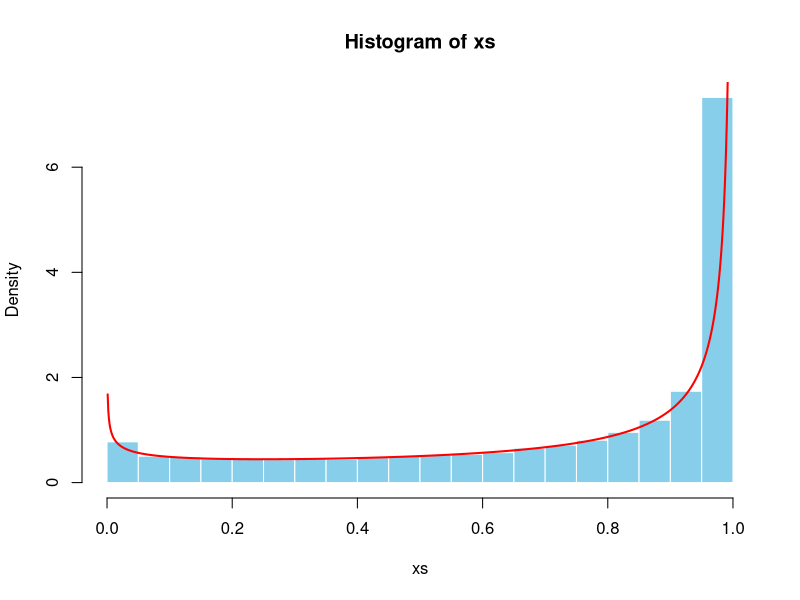
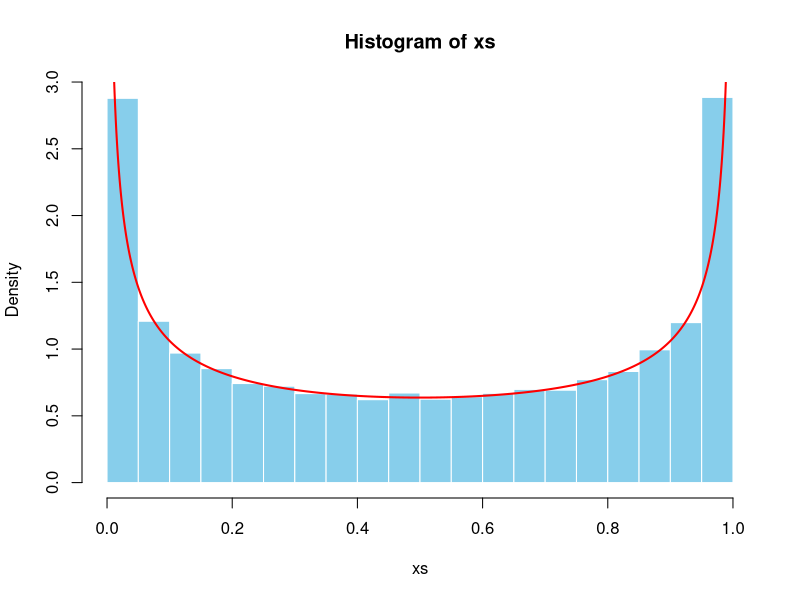

The R source for these figures, in order:
## ---- chunk 1
knitr::opts_chunk$set(
  collapse = TRUE,
  comment = "#>"
)
knitr::opts_chunk$set(fig.width=7, fig.height=6)


## ---- chunk 2
library(kableExtra)
#' Kumaraswamy distribution simulation through inverse transformation
#' @param n sets the number of samples to be generated.
#' @param a sets the first parameter of the distribution.
#' @param b sets the other parameter of the distribution.
#' @return An nx1 matrix of the values to simulate the Kumaraswamy distribution.
#' @examples 
#' set.seed(1)
#' n <- 50000
#' a <- 0.5
#' b <- 0.5
#' xs <- is_kumaraswamy(n, a, b)
#' head(xs)
#' @importFrom runif
#' @export
is_kumaraswamy <- function(n, a, b) {
  u <- runif(n)
  x <- (1 - (1 - u)^(1/b))^(1/a)
  return(x)
}

#' Arcsine distribution simulation through inverse transformation
#' @param n sets the numbers of samples to be generated.
#' @return  An nx1 matrix of the values to simulate the arcsine distribution.
#' @examples 
#' set.seed(1)
#' n <- 50000
#' xs <- is_arcsine(n)
#' head(xs)
#' @importFrom runif
#' @export
is_arcsine <- function(n) {
  u <- runif(n)
  x <- sin(pi * u / 2)^2
  return(x)
}

#' Create a histogram with the inputted values
#' @description Create a histogram with an optional line to represent the theoretical pdf of the Kumaraswamy distribution or the arcsine distribution.
#' @param xs a vector of simulated values.
#' @param draw_lines draws a line to represent the pdf of the chosen distribution, TRUE by default.
#' @param dist optional - sets the distribution being simulated to generate its actual pdf, accepts "kumaraswamy" and "arcsine".
#' @param a optional - sets the first parameter of the Kumaraswamy distribution.
#' @param b optional - sets the other parameter of the Kumaraswamy distribution.
#' @param plot_color sets the color of the bars of the histogram.
#' @param plot_border sets the color of the borders of the bars.
#' @param line_color sets the color of the pdf line.
#' @param line_width sets the width of the line.
#' @examples 
#' set.seed(1)
#' n <- 50000
#' a <- 0.5
#' b <- 0.5
#' xs <- is_kumaraswamy(n, a, b)
#' draw_histogram(xs, dist="kumaraswamy", a=a, b=b)
#' @export
draw_histogram <- function(xs, draw_lines=TRUE, dist, a=0, b=0, 
               plot_color="skyblue", plot_border="white",
               line_color="red", line_width=2){
  #draws the histogram of values taken from the dataset
  hist(xs, prob = TRUE, col = plot_color, border = plot_border)
  #draws the pdf line of the distribution (if enabled)
  if (draw_lines) {
    y <- seq(0.001, 0.999, length.out = 1000)
    if (dist == "kumaraswamy"){
      lines(y, a*b*y^(a-1)*(1-y^a)^(b-1), col = line_color, lwd = line_width)
    } else if (dist == "arcsine"){
      lines(y, 1/(pi*sqrt(y*(1-y))), col = line_color, lwd = line_width)
    }
  }
}

#' Helper function generating moments of the Kumaraswamy distribution
#' @param n sets the nth moment of the distribution.
#' @param a sets the first parameter of the distribution.
#' @param b sets the other parameter of the distribution.
#' @return the nth moment of Kumaraswamy(a, b)
#' @export
kumaraswamy_moment <- function(n, a, b){
  return(b*beta(1+n/a, b))
}

#' Draw a table of statistics for comparison
#' @description Create a table comparing the simulated statistics with the theoretical statistics.
#' @param xs a vector of simulated values.
#' @param dist sets the distribution being simulated to generate its theoretical values, accepts "kumaraswamy" and "arcsine".
#' @param a optional - sets the first parameter of the Kumaraswamy distribution.
#' @param b optional - sets the other parameter of the Kumaraswamy distribution.
#' @examples
#' set.seed(1)
#' n <- 50000
#' a <- 0.5
#' b <- 0.5
#' xs <- is_kumaraswamy(n, a, b)
#' draw_table(xs, "kumaraswamy", a, b)
#' @importFrom kableExtra
#' @export
draw_table <- function(xs, dist, a=0, b=0){
  if (dist == "kumaraswamy"){
    theoretical_stats <- c(kumaraswamy_moment(1, a, b), 
                           kumaraswamy_moment(2, a, b) - 
                             kumaraswamy_moment(1, a, b)^2)
  }
  else if (dist == "arcsine"){
    theoretical_stats <- c(1/2, 1/8)
  }
  dt <- data.frame(Simulated=c(mean(xs), sd(xs)^2),
                   Theoretical=theoretical_stats,
                   row.names = c("Mean", "Variance"))
  dt %>%
    kbl() %>%
    kable_material(c("striped", "hover"))
}

## ---- chunk 3
set.seed(1)
n <- 50000
a <- 0.7
b <- 0.3
xs <- is_kumaraswamy(n, a, b)
draw_histogram(xs, dist="kumaraswamy", a=a, b=b)

draw_table(xs, "kumaraswamy", a, b)
## ---- chunk 4
set.seed(1)
n <- 50000
xs <- is_arcsine(n)
draw_histogram(xs, dist="arcsine")

draw_table(xs, "arcsine")
